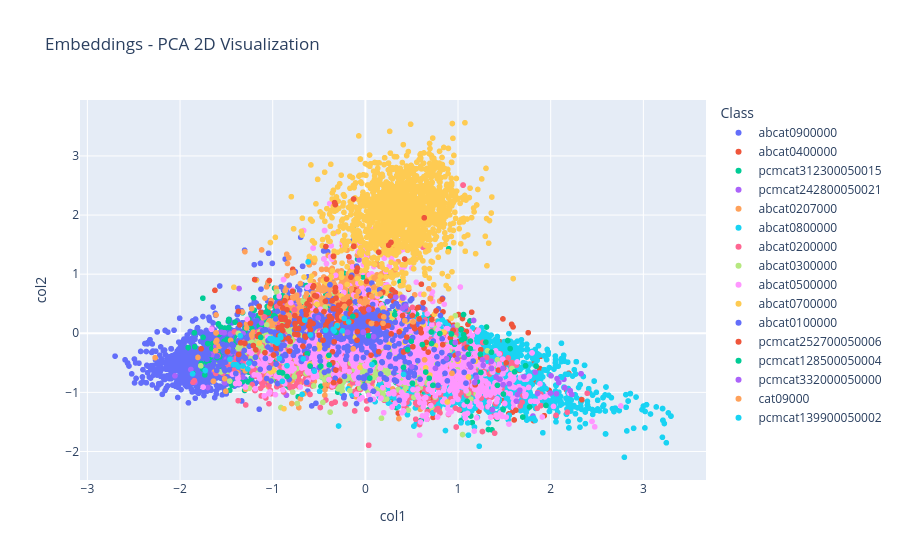

Notebook source saved alongside this figure:
### Markdown cell above
#### 3.2.1. Train and Evaluate Text Model

### Code cell
# Combine text columns to form the feature set
X_train = train_df[text_columns].values
X_test = test_df[text_columns].values

# Train and evaluate models
trained_models = train_classic(X_train, X_test, y_train, y_test)

### Figure 1 — Plotly figure (JSON) as saved in the notebook; plotly's stock layout.template omitted (floating-point values rounded to 4 significant figures; data arrays with more than 128 entries replaced by an {"elided": "..."} marker saying what was removed)
{"data": [{"hovertemplate": "Class=abcat0900000<br>col1=%{x}<br>col2=%{y}<extra></extra>", "legendgroup": "abcat0900000", "marker": {"color": "#636efa", "symbol": "circle"}, "mode": "markers", "name": "abcat0900000", "showlegend": true, "type": "scattergl", "x": {"elided": "2796 float values"}, "xaxis": "x", "y": {"elided": "2796 float values"}, "yaxis": "y"}, {"hovertemplate": "Class=abcat0400000<br>col1=%{x}<br>col2=%{y}<extra></extra>", "legendgroup": "abcat0400000", "marker": {"color": "#EF553B", "symbol": "circle"}, "mode": "markers", "name": "abcat0400000", "showlegend": true, "type": "scattergl", "x": {"elided": "1049 float values"}, "xaxis": "x", "y": {"elided": "1049 float values"}, "yaxis": "y"}, {"hovertemplate": "Class=pcmcat312300050015<br>col1=%{x}<br>col2=%{y}<extra></extra>", "legendgroup": "pcmcat312300050015", "marker": {"color": "#00cc96", "symbol": "circle"}, "mode": "markers", "name": "pcmcat312300050015", "showlegend": true, "type": "scattergl", "x": {"elided": "1462 float values"}, "xaxis": "x", "y": {"elided": "1462 float values"}, "yaxis": "y"}, {"hovertemplate": "Class=pcmcat242800050021<br>col1=%{x}<br>col2=%{y}<extra></extra>", "legendgroup": "pcmcat242800050021", "marker": {"color": "#ab63fa", "symbol": "circle"}, "mode": "markers", "name": "pcmcat242800050021", "showlegend": true, "type": "scattergl", "x": {"elided": "355 float values"}, "xaxis": "x", "y": {"elided": "355 float values"}, "yaxis": "y"}, {"hovertemplate": "Class=abcat0207000<br>col1=%{x}<br>col2=%{y}<extra></extra>", "legendgroup": "abcat0207000", "marker": {"color": "#FFA15A", "symbol": "circle"}, "mode": "markers", "name": "abcat0207000", "showlegend": true, "type": "scattergl", "x": {"elided": "915 float values"}, "xaxis": "x", "y": {"elided": "915 float values"}, "yaxis": "y"}, {"hovertemplate": "Class=abcat0800000<br>col1=%{x}<br>col2=%{y}<extra></extra>", "legendgroup": "abcat0800000", "marker": {"color": "#19d3f3", "symbol": "circle"}, "mode": "markers", "name": "abcat0800000", "showlegend": true, "type": "scattergl", "x": {"elided": "1998 float values"}, "xaxis": "x", "y": {"elided": "1998 float values"}, "yaxis": "y"}, {"hovertemplate": "Class=abcat0200000<br>col1=%{x}<br>col2=%{y}<extra></extra>", "legendgroup": "abcat0200000", "marker": {"color": "#FF6692", "symbol": "circle"}, "mode": "markers", "name": "abcat0200000", "showlegend": true, "type": "scattergl", "x": {"elided": "1042 float values"}, "xaxis": "x", "y": {"elided": "1042 float values"}, "yaxis": "y"}, {"hovertemplate": "Class=abcat0300000<br>col1=%{x}<br>col2=%{y}<extra></extra>", "legendgroup": "abcat0300000", "marker": {"color": "#B6E880", "symbol": "circle"}, "mode": "markers", "name": "abcat0300000", "showlegend": true, "type": "scattergl", "x": {"elided": "810 float values"}, "xaxis": "x", "y": {"elided": "810 float values"}, "yaxis": "y"}, {"hovertemplate": "Class=abcat0500000<br>col1=%{x}<br>col2=%{y}<extra></extra>", "legendgroup": "abcat0500000", "marker": {"color": "#FF97FF", "symbol": "circle"}, "mode": "markers", "name": "abcat0500000", "showlegend": true, "type": "scattergl", "x": {"elided": "1681 float values"}, "xaxis": "x", "y": {"elided": "1681 float values"}, "yaxis": "y"}, {"hovertemplate": "Class=abcat0700000<br>col1=%{x}<br>col2=%{y}<extra></extra>", "legendgroup": "abcat0700000", "marker": {"color": "#FECB52", "symbol": "circle"}, "mode": "markers", "name": "abcat0700000", "showlegend": true, "type": "scattergl", "x": {"elided": "1692 float values"}, "xaxis": "x", "y": {"elided": "1692 float values"}, "yaxis": "y"}, {"hovertemplate": "Class=abcat0100000<br>col1=%{x}<br>col2=%{y}<extra></extra>", "legendgroup": "abcat0100000", "marker": {"color": "#636efa", "symbol": "circle"}, "mode": "markers", "name": "abcat0100000", "showlegend": true, "type": "scattergl", "x": {"elided": "578 float values"}, "xaxis": "x", "y": {"elided": "578 float values"}, "yaxis": "y"}, {"hovertemplate": "Class=pcmcat252700050006<br>col1=%{x}<br>col2=%{y}<extra></extra>", "legendgroup": "pcmcat252700050006", "marker": {"color": "#EF553B", "symbol": "circle"}, "mode": "markers", "name": "pcmcat252700050006", "showlegend": true, "type": "scattergl", "x": {"elided": "211 float values"}, "xaxis": "x", "y": {"elided": "211 float values"}, "yaxis": "y"}, {"hovertemplate": "Class=pcmcat128500050004<br>col1=%{x}<br>col2=%{y}<extra></extra>", "legendgroup": "pcmcat128500050004", "marker": {"color": "#00cc96", "symbol": "circle"}, "mode": "markers", "name": "pcmcat128500050004", "showlegend": true, "type": "scattergl", "x": [0.7286, 0.4957, 1.612, -0.3899, -0.1353, 0.4115, -0.4812, -0.5967, 1.059, 0.3168, -0.894, 1.098, 1.361, 0.9318, 1.949, 1.133, 1.129, 1.061, 1.729, 0.0981, 1.072, 0.6891, 0.8924, 1.209, -1.129, -0.9292, 1.033, 0.8036, 1.368, -0.8455, 1.247, 1.698, 1.426, 0.9616, -0.6284, 1.843, 0.6146, 0.6515, 0.4564, 1.134, 1.562, 1.24, 1.486, 0.04771, 0.5077, 0.929, 1.49, 1.072, -0.3143, 1.301, 1.772, 1.042, 0.0355, 0.7144, 1.112, 0.7106, -0.3932, 1.537], "xaxis": "x", "y": [-0.8819, -0.1354, -0.6527, -0.5359, 0.2847, -0.5777, -0.5572, -0.5552, 0.3162, 0.3168, -0.671, -1.153, -0.3213, -0.1531, -1.221, -0.2599, 0.2089, -0.02598, -0.5493, -0.4953, -0.08531, -0.761, -0.4232, -0.8166, -0.06922, -0.6611, 0.06156, -0.005693, -1.287, -0.7316, -0.6635, -1.417, -0.8802, -0.186, -0.346, -0.5562, -0.1914, -0.6564, -0.2782, -0.1319, -0.2601, -0.3549, -1.289, -0.759, -0.8458, -0.01192, -1.029, -0.08531, 0.01614, -0.1509, -1.247, -0.1107, -0.04334, -0.1734, -0.3547, 0.02198, -0.3732, -0.123], "yaxis": "y"}, {"hovertemplate": "Class=pcmcat332000050000<br>col1=%{x}<br>col2=%{y}<extra></extra>", "legendgroup": "pcmcat332000050000", "marker": {"color": "#ab63fa", "symbol": "circle"}, "mode": "markers", "name": "pcmcat332000050000", "showlegend": true, "type": "scattergl", "x": [-0.02339, 0.4047, 1.666, 1.168, 2.069, 1.486, 1.137, 2.327, 2.327, 1.858, 2.327, 0.03653, 1.36, 0.4362, 1.641, -0.1924, 1.18, 0.9916, 1.411, 1.264, 1.199, 1.121, 2.211, -0.5087, -0.1924, 2.152, -0.5087, 0.499, 1.359, 0.08925, 0.03653, -0.02339, 1.001, 0.399, -0.02339, 0.399, 1.36, -0.1924, -0.1924, 0.8778, 1.63, 1.486, 1.452, -0.1924, 2.062, 0.9709, 2.004, 1.36, 0.7561, -0.5087, 1.36, 1.272, 1.452, 0.4047, 2.211, 1.452, 1.371, 0.4047, 0.3287, 0.399, 1.553, 1.485, 0.4011, 1.452, 1.452, 1.452, 2.088, 1.36, -0.5087, -0.02339, -0.6377, 1.998, 0.03653, 1.711, 1.834, 1.452, 1.36, -0.6377, 2.228, 1.066, 1.452, 0.4047], "xaxis": "x", "y": [0.01886, 0.5948, -0.9632, 0.2164, -0.7672, -0.8698, -0.572, -0.6853, -0.6853, -1.019, -0.6853, 0.4007, -0.5946, 0.4613, -1.038, 0.01548, -0.8334, -0.4367, -0.7395, -0.4491, -0.7507, -0.5258, -0.9722, 0.2615, 0.01548, -0.9222, 0.2615, -0.5657, -0.4773, -0.05683, 0.4007, 0.01886, -0.3445, 0.6089, 0.01886, 0.6089, -0.5946, 0.01548, 0.01548, -0.4269, -1.149, -0.8698, -0.778, 0.01548, -1.024, -0.1562, -0.7207, -0.5946, -0.5935, 0.2615, -0.5946, -0.5424, -0.778, 0.5948, -0.9722, -0.778, -1.294, 0.5948, 0.6096, 0.6089, -0.8553, -0.5942, 0.4219, -0.778, -0.778, -0.778, -0.8344, -0.5946, 0.2615, 0.01886, -0.4207, -1.012, 0.4007, -0.7336, -0.6576, -0.778, -0.5946, -0.4207, -1.036, -0.4078, -0.778, 0.5948], "yaxis": "y"}, {"hovertemplate": "Class=cat09000<br>col1=%{x}<br>col2=%{y}<extra></extra>", "legendgroup": "cat09000", "marker": {"color": "#FFA15A", "symbol": "circle"}, "mode": "markers", "name": "cat09000", "showlegend": true, "type": "scattergl", "x": {"elided": "132 float values"}, "xaxis": "x", "y": {"elided": "132 float values"}, "yaxis": "y"}, {"hovertemplate": "Class=pcmcat139900050002<br>col1=%{x}<br>col2=%{y}<extra></extra>", "legendgroup": "pcmcat139900050002", "marker": {"color": "#19d3f3", "symbol": "circle"}, "mode": "markers", "name": "pcmcat139900050002", "showlegend": true, "type": "scattergl", "x": [-0.9525, -1.256, -0.9138, -1.269, -1.004, -1.865, -0.2278, 0.07141, -0.8459, -0.9497, -0.1799, -0.9478, -0.6543, -0.9166, -1.006, -0.593, -0.5515, -0.3364, -1.727, -1.424, -0.9285, -1.007, -0.9519, -0.67, -0.9679, -1.462, -1.372, -0.9138, -1.391, -1.03, -0.6177, -1.321, -0.9145, -0.3064, -0.9138, -0.4301, -0.3477, -0.9519, -0.9478, -1.35, -0.2474, -0.8965, 0.4123, -0.9728], "xaxis": "x", "y": [-0.1281, -0.5054, -0.07337, -0.6041, -0.08908, -0.6871, 0.2514, -0.529, -0.5494, -0.1153, 0.1914, -0.1481, 0.2229, -0.03971, -0.1249, -0.02894, -0.64, 0.03781, -0.6312, -0.5293, -0.4272, -0.1033, -0.1649, -0.4339, -0.1472, -0.44, -0.5674, -0.07337, -0.5317, -0.09054, 1.207, -0.5542, -0.07077, 0.1271, -0.07337, 0.05107, 0.06581, -0.1649, -0.1481, -0.04216, 0.04179, -0.8128, -0.6959, -0.1154], "yaxis": "y"}], "layout": {"legend": {"title": {"text": "Class"}, "tracegroupgap": 0}, "title": {"text": "Embeddings - PCA 2D Visualization"}, "xaxis": {"anchor": "y", "domain": [0, 1], "title": {"text": "col1"}}, "yaxis": {"anchor": "x", "domain": [0, 1], "title": {"text": "col2"}}}}
